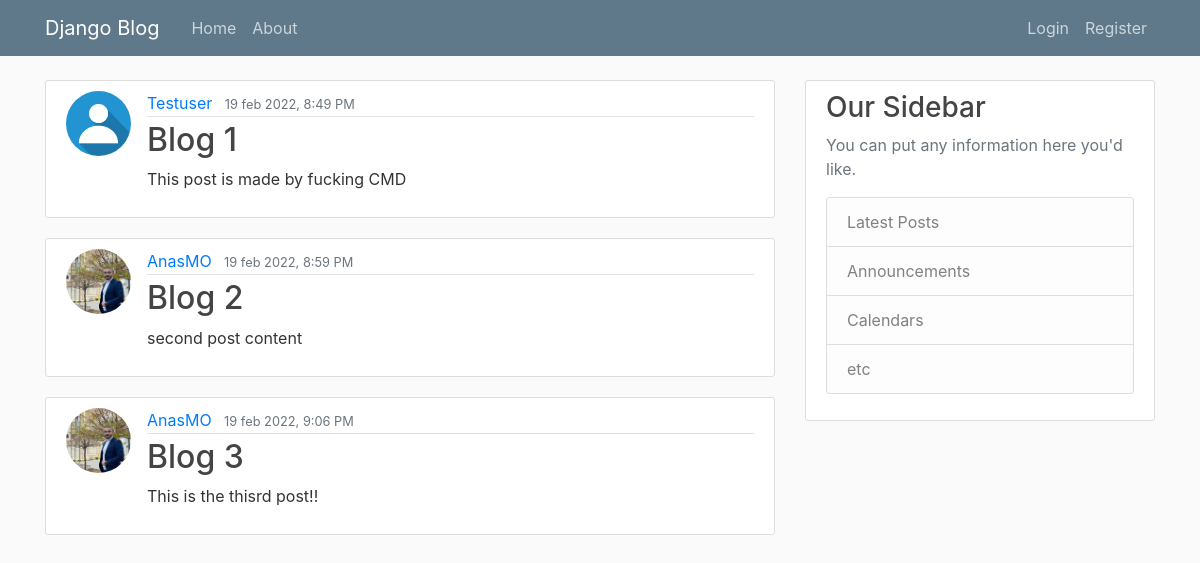
The page / on the database its author committed.
### blog/models.py (models this page shows, shortened)
class Post(models.Model):
    title = models.CharField(max_length=100)
    content = models.TextField()
    date_posted = models.DateTimeField(default=timezone.now)
    author = models.ForeignKey(User, on_delete=models.CASCADE)

### users/models.py (models this page shows, shortened)
class Profile(models.Model):
    user = models.OneToOneField(User, on_delete=models.CASCADE)# if we delete the user the profile will be deleted, but if we delete the profile the user will not be deleted
    image = models.ImageField(default='default.jpg', upload_to='profile_pics')

### blog/views.py (the view)
# urls.py: path('', views.home, name='blog-home'),# leave it empty to make it for home page
def home(request):
    context = {
        'posts': Post.objects.all()
    }
    return render(request, 'blog/home.html', context)

### blog/templates/blog/home.html
{% extends "blog/base.html" %}
{% block content %}
    {% for post in posts %}
    <article class="media content-section">
      <img class="rounded-circle article-img" src="{{ post.author.profile.image.url }}">
        <div class="media-body">
          <div class="article-metadata">
            <a class="mr-2" href="#">{{ post.author }}</a>
            <small class="text-muted">{{ post.date_posted|date:'d b Y, f A' }}</small>
          </div>
          <h2><a class="article-title" href="#">{{ post.title }}</a></h2>
          <p class="article-content">{{ post.content }}</p>
        </div>
      </article>
    {% endfor %}
{% endblock content %}

### blog/templates/blog/base.html (shortened to what this page needs)
{% load static %}
<!DOCTYPE html>
<html>
<head>
    <link rel="stylesheet" href="https://maxcdn.bootstrapcdn.com/bootstrap/4.0.0/css/bootstrap.min.css">
    <link rel="stylesheet" type="text/css" href="{% static 'blog/main.css' %}">
</head>
<body>
    <header class="site-header">
      <nav class="navbar navbar-expand-md navbar-dark bg-steel fixed-top">
        <div class="container">
          <a class="navbar-brand mr-4" href="{% url 'blog-home' %}">Django Blog</a>
          <div class="collapse navbar-collapse" id="navbarToggle">
            <div class="navbar-nav mr-auto">
              <a class="nav-item nav-link" href="{% url 'blog-home' %}">Home</a>
              <a class="nav-item nav-link" href="{% url 'blog-about' %}">About</a>
            </div>
            <div class="navbar-nav">
              {% if user.is_authenticated %}
              <a class="nav-item nav-link" href="{% url 'logout' %}">Logout</a>
              <a class="nav-item nav-link" href="{% url 'profile' %}">Profile</a>
              {% else %}
              <a class="nav-item nav-link" href="{% url 'login' %}">Login</a>
              <a class="nav-item nav-link" href="{% url 'register' %}">Register</a>
              {% endif %}
            </div>
          </div>
        </div>
      </nav>
    </header>
    <main role="main" class="container">
      <div class="row">
        <div class="col-md-8">
          {% block content %}{% endblock %}
        </div>
        <div class="col-md-4">
          <div class="content-section">
            <h3>Our Sidebar</h3>
            <p class='text-muted'>You can put any information here you'd like.
              <ul class="list-group">
                <li class="list-group-item list-group-item-light">Latest Posts</li>
                <li class="list-group-item list-group-item-light">Announcements</li>
                <li class="list-group-item list-group-item-light">Calendars</li>
                <li class="list-group-item list-group-item-light">etc</li>
              </ul>
            </p>
          </div>
        </div>
      </div>
    </main>
</body>
</html>

### blog/static/blog/main.css (style rules this page uses)
body { background: #fafafa; color: #333333; margin-top: 5rem; }
h1, h2, h3, h4, h5, h6 { color: #444444; }
ul { margin: 0; }
.bg-steel { background-color: #5f788a; }
.site-header .navbar-nav .nav-link { color: #cbd5db; }
.content-section { background: #ffffff; padding: 10px 20px; border: 1px solid #dddddd; border-radius: 3px; margin-bottom: 20px; }
.article-title { color: #444444; }
.article-content { white-space: pre-line; }
.article-img { height: 65px; width: 65px; margin-right: 16px; }
.article-metadata { padding-bottom: 1px; margin-bottom: 4px; border-bottom: 1px solid #e3e3e3 }

### rows shown on the page
Post: author.profile.image (placeholder picture), author "Testuser", date_posted "19 feb 2022, 8:49 PM", title "Blog 1", content "This post is made by fucking CMD"
Post: author.profile.image (picture), author "AnasMO", date_posted "19 feb 2022, 8:59 PM", title "Blog 2", content "second post content"
Post: author.profile.image (picture), author "AnasMO", date_posted "19 feb 2022, 9:06 PM", title "Blog 3", content "This is the thisrd post!!"
